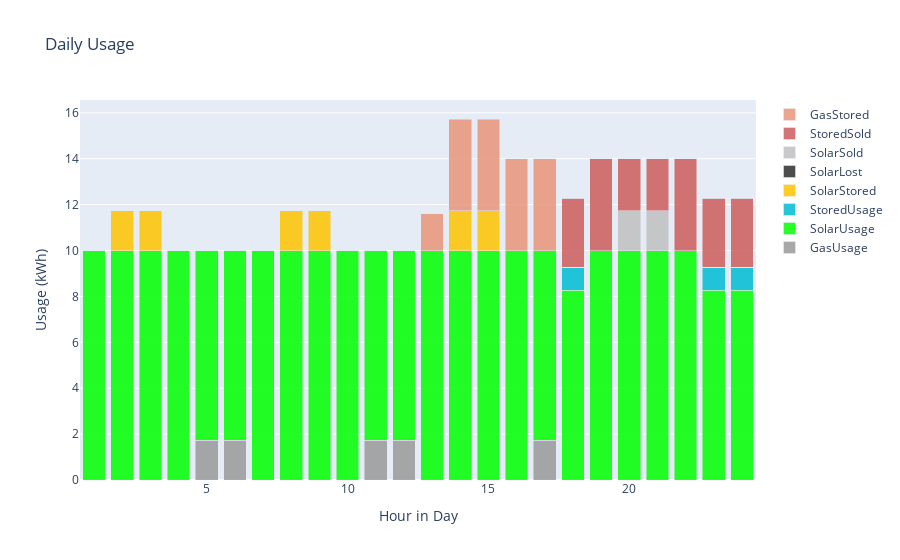

Source (notebook cell):
### Code cell
num_batteries = 1
print("*Under production*")
binary_cost_list = [0] * 17 + [1] * 7
cost_list = [10] * 17 + [20] * 7

future_demand: DemandDf = DemandDf(pd.DataFrame({"HourOfYear": [i for i in range(80, 104)],
                                                 "Demand": [10] * 24}))
total_panel_production: ProductionDf = ProductionDf(pd.DataFrame({"HourOfYear": [i for i in range(80, 104)],
                                                                  "SolarProduction": [9] * 24}))
price: CostElectricityDf = CostElectricityDf(pd.DataFrame({"Cost ILS/Kwh": cost_list,
                                                           "HourOfYear": [i for i in range(80, 104)]}))
binary_price: CostElectricityDf = CostElectricityDf(pd.DataFrame({"Cost ILS/Kwh": binary_cost_list,
                                                           "HourOfYear": [i for i in range(80, 104)]}))

# electricity_use: ElectricityUseDf = strategies.first_selling_strategy(
#     demand=future_demand, production=total_panel_production,
#     battery_capacity=num_batteries * simulation_params.BATTERY_CAPACITY,
#     battery_power=num_batteries * simulation_params.CHARGE_POWER, battery_efficiency=0.87, cost_profile=price, binary_cost_profile=binary_price, sell_profile=price, sale_max_power=0.1)


print("*Oscillating production")
future_demand: DemandDf = DemandDf(pd.DataFrame({"HourOfYear": [i for i in range(80, 104)],
                                                 "Demand": [10] * 24}))
total_panel_production: ProductionDf = ProductionDf(pd.DataFrame({"HourOfYear": [i for i in range(80, 104)],
                                                                  "SolarProduction": [10 + 2 * np.sin(2 * np.pi * x / 6)
                                                                                      for x in range(24)]}))
electricity_use: ElectricityUseDf = strategies.first_selling_strategy(
    demand=future_demand, production=total_panel_production,
    battery_capacity=num_batteries * simulation_params.BATTERY_CAPACITY,
    battery_power=4, battery_efficiency=1, cost_profile=price, binary_cost_profile=binary_price, sell_profile=price, sale_max_power=10)
daily_graph(electricity_use.df)

### Figure 1 — Plotly figure (JSON) as saved in the notebook; plotly's stock layout.template omitted (floating-point values rounded to 4 significant figures)
{"data": [{"marker": {"color": "#999999"}, "name": "GasUsage", "opacity": 0.85, "x": [1, 2, 3, 4, 5, 6, 7, 8, 9, 10, 11, 12, 13, 14, 15, 16, 17, 18, 19, 20, 21, 22, 23, 24], "y": [0.0, 0.0, 0.0, 0.0, 1.732, 1.732, 0.0, 0.0, 0.0, 0.0, 1.732, 1.732, 1.776e-15, 0.0, 0.0, 0.0, 1.732, 0.0, 0.0, 0.0, 0.0, 0.0, 0.0, 0.0], "type": "bar"}, {"marker": {"color": "#00FF00"}, "name": "SolarUsage", "opacity": 0.85, "x": [1, 2, 3, 4, 5, 6, 7, 8, 9, 10, 11, 12, 13, 14, 15, 16, 17, 18, 19, 20, 21, 22, 23, 24], "y": [10.0, 10.0, 10.0, 10.0, 8.268, 8.268, 10.0, 10.0, 10.0, 10.0, 8.268, 8.268, 10.0, 10.0, 10.0, 10.0, 8.268, 8.268, 10.0, 10.0, 10.0, 10.0, 8.268, 8.268], "type": "bar"}, {"marker": {"color": "#00bcd4"}, "name": "StoredUsage", "opacity": 0.85, "x": [1, 2, 3, 4, 5, 6, 7, 8, 9, 10, 11, 12, 13, 14, 15, 16, 17, 18, 19, 20, 21, 22, 23, 24], "y": [0.0, 0.0, 0.0, 0.0, 0.0, 0.0, 0.0, 0.0, 0.0, 0.0, 0.0, 0.0, 0.0, 0.0, 0.0, 0.0, 0.0, 1.0, 0.0, 0.0, 0.0, 0.0, 1.0, 1.0], "type": "bar"}, {"marker": {"color": "#FFC300"}, "name": "SolarStored", "opacity": 0.85, "x": [1, 2, 3, 4, 5, 6, 7, 8, 9, 10, 11, 12, 13, 14, 15, 16, 17, 18, 19, 20, 21, 22, 23, 24], "y": [0.0, 1.732, 1.732, 0.0, 0.0, 0.0, 0.0, 1.732, 1.732, 0.0, 0.0, 0.0, 0.0, 1.732, 1.732, 5.329e-15, 0.0, 0.0, 0.0, 0.0, 0.0, 0.0, 0.0, 0.0], "type": "bar"}, {"marker": {"color": "#2f2f2f"}, "name": "SolarLost", "opacity": 0.85, "x": [1, 2, 3, 4, 5, 6, 7, 8, 9, 10, 11, 12, 13, 14, 15, 16, 17, 18, 19, 20, 21, 22, 23, 24], "y": [0.0, 0.0, 0.0, 0.0, 0.0, 0.0, 0.0, 0.0, 0.0, 0.0, 0.0, 0.0, 0.0, 0.0, 0.0, 0.0, 0.0, 0.0, 0.0, 0.0, 0.0, 0.0, 0.0, 0.0], "type": "bar"}, {"marker": {"color": "#C0C0C0"}, "name": "SolarSold", "opacity": 0.85, "x": [1, 2, 3, 4, 5, 6, 7, 8, 9, 10, 11, 12, 13, 14, 15, 16, 17, 18, 19, 20, 21, 22, 23, 24], "y": [0.0, 0.0, 0.0, 0.0, 0.0, 0.0, 0.0, 0.0, 0.0, 0.0, 0.0, 0.0, 0.0, 0.0, 0.0, 0.0, 0.0, 0.0, 0.0, 1.732, 1.732, 1.776e-15, 0.0, 0.0], "type": "bar"}, {"marker": {"color": "#CD5C5C"}, "name": "StoredSold", "opacity": 0.85, "x": [1, 2, 3, 4, 5, 6, 7, 8, 9, 10, 11, 12, 13, 14, 15, 16, 17, 18, 19, 20, 21, 22, 23, 24], "y": [0.0, 0.0, 0.0, 0.0, 0.0, 0.0, 0.0, 0.0, 0.0, 0.0, 0.0, 0.0, 0.0, 0.0, 0.0, 0.0, 0.0, 3.0, 4.0, 2.268, 2.268, 4.0, 3.0, 3.0], "type": "bar"}, {"marker": {"color": "#E9967A"}, "name": "GasStored", "opacity": 0.85, "x": [1, 2, 3, 4, 5, 6, 7, 8, 9, 10, 11, 12, 13, 14, 15, 16, 17, 18, 19, 20, 21, 22, 23, 24], "y": [0.0, 0.0, 0.0, 0.0, 0.0, 0.0, 0.0, 0.0, 0.0, 0.0, 0.0, 0.0, 1.608, 4.0, 4.0, 4.0, 4.0, 0.0, 0.0, 0.0, 0.0, 0.0, 0.0, 0.0], "type": "bar"}], "layout": {"barmode": "stack", "title": {"text": "Daily Usage"}, "xaxis": {"title": {"text": "Hour in Day"}}, "yaxis": {"title": {"text": "Usage (kWh)"}}}}
